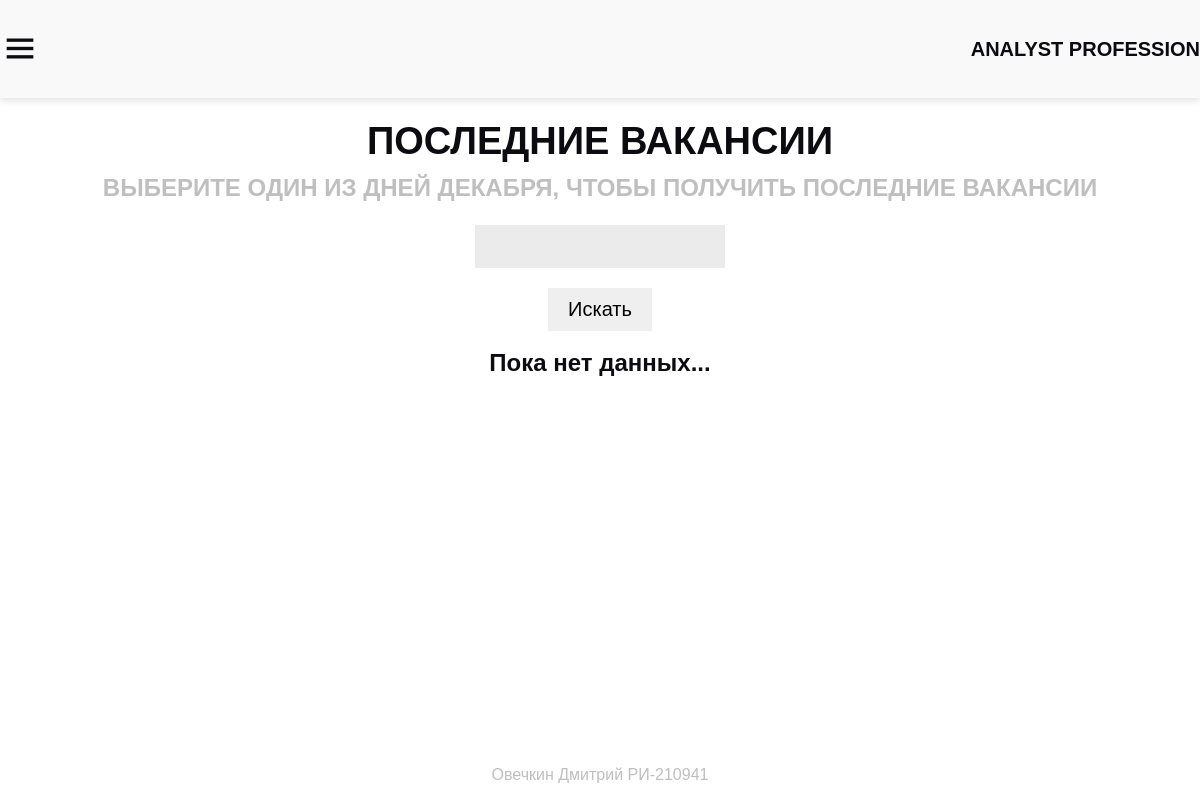
Page /last_vacancies on the committed database.
### main/models.py (models this page shows, shortened)
class AboutPage(models.Model):
    page = models.CharField(blank=False, default='', max_length=225)
    title = models.CharField(blank=False, default='', max_length=225)
    subtitle = models.TextField(blank=True, default='')
    class Meta:
        verbose_name = 'AboutPage'
        verbose_name_plural = 'AboutPage'

### main/views.py (the view, shortened to what this page needs)
# urls.py: path('last_vacancies', views.last_vacancies, name="last_vacancies"),
def last_vacancies(request):
    main_context = {'aboutPage': AboutPage.objects.get(page="ПОСЛЕДНИЕ ВАКАНСИИ")}
    return render(request, 'main/last_vacancies.html', context= main_context)

### main/templates/main/last_vacancies.html (shortened to what this page needs)
{% extends 'main/layout.html' %}
{% load static %}
{% block last_vacancies_css %}
    <link rel="stylesheet" href='{% static "main/css/lastVacancies.css" %}'>
{% endblock %}
{% block content %}
    <div class="last-vacancies__body">
            <div class="last-vacancies__title _title">{{ aboutPage.title }}</div>
        <div class="last-vacancies__subtitle">{{ aboutPage.subtitle }}</div>
        <form class="last-vacancies__form" action="{% url 'last_vacancies' %}" method="POST">
            <input type="text" name="day"/>
            <button class="btn" type="submit">Искать</button>
        </form>
        <div class="vacancies__cards">
        {% if data %}
            {% for vacancy in data %}
                 <div class="vacancy__card">
                            <div class="vacancy__title">{{ vacancy.name }}</div>
                            <div class="vacancy__additional">
                                <span>{{ vacancy.employer_name }}</span>
                                <span>{{ vacancy.salary}}</span>
                                <span>{{ vacancy.area_name }}</span>
                                <span>{{ vacancy.published_at }}</span>
                                </div>
                            <div class="vacancy__description"><span>Описание: </span>{{ vacancy.snippet_responsibility }}</div>
                            <div class="vacancy__skills"><span>Требуемые навыки: </span>{{ vacancy.snippet_requirement }}</div>
                 </div>
            {% endfor %}
        {% elif not data %}
            <div class="plaseholder">Пока нет данных...</div>
        {% endif %}
        </div>
    </div>
{% endblock %}

### main/static/main/css/layout.css (style rules this page uses)
* { padding: 0; margin: 0; border: 0; }
*, *:before, *:after { -moz-box-sizing: border-box; -webkit-box-sizing: border-box; box-sizing: border-box; }
html, body { height: 100%; width: 100%; font-size: 100%; line-height: 1; font-size: 14px; -ms-text-size-adjust: 100%; -moz-text-size-adjust: 100%; -webkit-text-size-adjust: 100%; }
input, button, textarea { font-family: inherit; }
button { cursor: pointer; }
body { font-family: 'Montserrat', sans-serif; color: #0C0C10; }
._title { font-weight: 600; font-size: 58px; line-height: 149.47%; text-transform: uppercase; }

### main/static/main/css/lastVacancies.css (style rules this page uses)
.last-vacancies__body { animation: appear; animation-duration: 2s; }
.vacancies__cards { display: flex; flex-direction: column; flex-wrap: wrap; gap: 20px; }
.last-vacancies__title { margin: 0 auto; font-size: 38px; width: max-content; }
.last-vacancies__subtitle { width: max-content; margin: 0 auto; font-weight: 600; font-size: 24px; line-height: 149.47%; text-transform: uppercase; color: #BFBFBF; }
.last-vacancies__form { display: flex; gap: 20px; flex-direction: column; align-items: center; justify-content: center; width: max-content; margin: 20px auto 20px auto; }
.last-vacancies__form input { max-width: 250px; color: #1c1c1f; font-size: 20px; font-weight: 500; padding: 10px 20px; background: #ebebeb; }
.plaseholder { font-size: 24px; font-weight: bold; width: max-content; margin: 0 auto; }
.btn { font-size: 20px; padding: 10px 20px; }

### rows in the picture
AboutPage: title "ПОСЛЕДНИЕ ВАКАНСИИ", subtitle "ВЫБЕРИТЕ ОДИН ИЗ ДНЕЙ ДЕКАБРЯ, ЧТОБЫ ПОЛУЧИТЬ ПОСЛЕДНИЕ ВАКАНСИИ"
